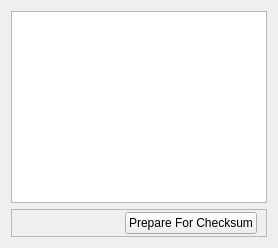
             <widget class="QWidget" name="page02_01">
              <layout class="QGridLayout" name="gridLayout_10">
               <item row="0" column="0">
                <widget class="QTreeView" name="treeViewFiles01">
                 <property name="sizePolicy">
                  <sizepolicy hsizetype="Expanding" vsizetype="Expanding">
                   <horstretch>0</horstretch>
                   <verstretch>0</verstretch>
                  </sizepolicy>
                 </property>
                </widget>
               </item>
               <item row="1" column="0">
                <widget class="QFrame" name="frame02_04">
                 <property name="frameShape">
                  <enum>QFrame::StyledPanel</enum>
                 </property>
                 <property name="frameShadow">
                  <enum>QFrame::Raised</enum>
                 </property>
                 <layout class="QHBoxLayout" name="horizontalLayout_4">
                  <property name="topMargin">
                   <number>2</number>
                  </property>
                  <property name="bottomMargin">
                   <number>2</number>
                  </property>
                  <item>
                   <spacer name="horizontalSpacer01">
                    <property name="orientation">
                     <enum>Qt::Horizontal</enum>
                    </property>
                    <property name="sizeHint" stdset="0">
                     <size>
                      <width>40</width>
                      <height>20</height>
                     </size>
                    </property>
                   </spacer>
                  </item>
                  <item>
                   <widget class="QPushButton" name="pushButton_prepareChecksum00">
                    <property name="text">
                     <string>Prepare For Checksum</string>
                    </property>
                   </widget>
                  </item>
                 </layout>
                </widget>
               </item>
              </layout>
             </widget>
